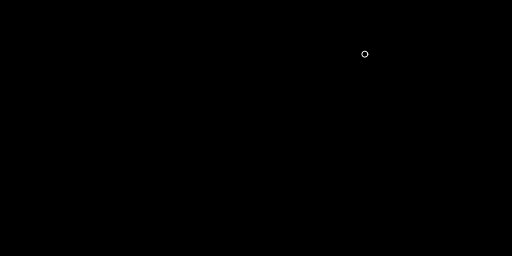
Frame 1 (no input)
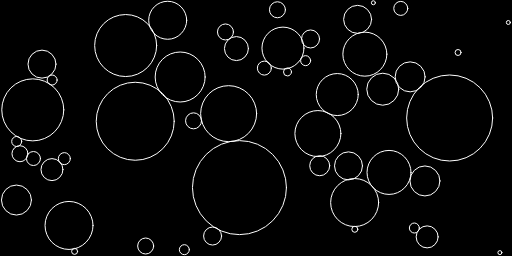
Frame 60 (no input)
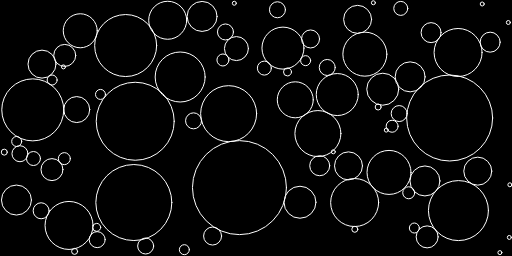
Frame 120 (the mouse pressed at the canvas centre since frame 60)

The p5.js sketch that drew these frames (run headless with seeded random() and noise() and a simulated clock; from frame 60 on, the mouse is pressed at the canvas centre):

// p5.js sketch
// ── sketch.js
var canvasX=512, canvasY=256;
const numOfCircles = 500;
let c = [];
var i = 0, x, y;
function setup() {
    createCanvas(canvasX, canvasY);
    frameRate(30);
}

function draw() {
  background(0);
  newCircle();
  for(var j = 0; j<i; j++) {
    c[j].grow(c, i);
    c[j].show();
  }
}

function newCircle() {
  var isInsideCircle = false;
  if(i < numOfCircles) {
    x = random(2, 510);
    y = random(2, 254);
    for(var j=0; j<i; j++){
      if(dist(x, y, 0, c[j].x, c[j].y, 0) < (c[j].r) ){
        isInsideCircle = true;
      }
    }
    if(!isInsideCircle){
      c[i] = new Circle(x, y);
      i++;
    }
  }
}
// ── circle.js
class Circle {
    constructor (x, y) {
        this.x = x;
        this.y = y;
        this.r = 2
    }
    edges() {
        return (this.x + this.r+2 < canvasX && this.x-this.r  > 2
        && this.y + this.r +2 < canvasY && this. y - this.r  > 2);
    }
    overlapping(arr, limit) {
        for(var j=0; j<limit; j++) {
            if(arr[j].x!=this.x&&arr[j].y!=this.y){
                if(dist(this.x, this.y, 0, arr[j].x, arr[j].y, 0) <= this.r+arr[j].r){
                    return true;
                }
            }
        }
    }
    grow(arr, limit) {
        if(this.edges() && !this.overlapping(arr, limit)) {
            this.r += 1;
        }
    }
    radius () {
        return this.r;
    }
    show () {
        stroke(255);
        strokeWeight(1);
        noFill();
        ellipse(this.x, this.y, this.r*2, this.r*2);
    }
  }
